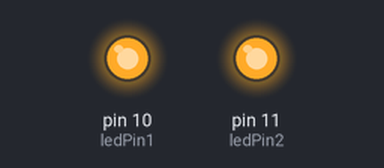
A sketch run on a simulated Arduino Uno, built with avr-gcc and run on an emulated ATmega328P. On the bench: output pins drawn as LEDs (lit = HIGH). Random numbers use the default seed unless the sketch sets one.

Above: at 0.1 s.
Timing chart, 0 to 40.0 s (numbered marks = the images above):
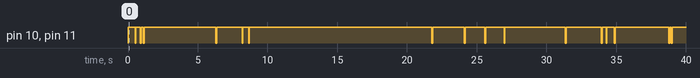

The sketch:

Pet_random_blink_code.ino
```cpp
// not sure this sketch works -cwjpalmer

int ledPin1 = 10;
int ledPin2 = 11;

void setup () {
  pinMode (ledPin1, OUTPUT );
  pinMode (ledPin2, OUTPUT );
}

void loop () {
  // Switch LEDs for eyes
  digitalWrite (ledPin1, HIGH );
  digitalWrite (ledPin2, HIGH );

  // Wink
  if ( random (500) == 1) {
    digitalWrite (ledPin1, LOW );
    digitalWrite (ledPin2, LOW );
    delay (50);
  }

  delay (10);
}
```
